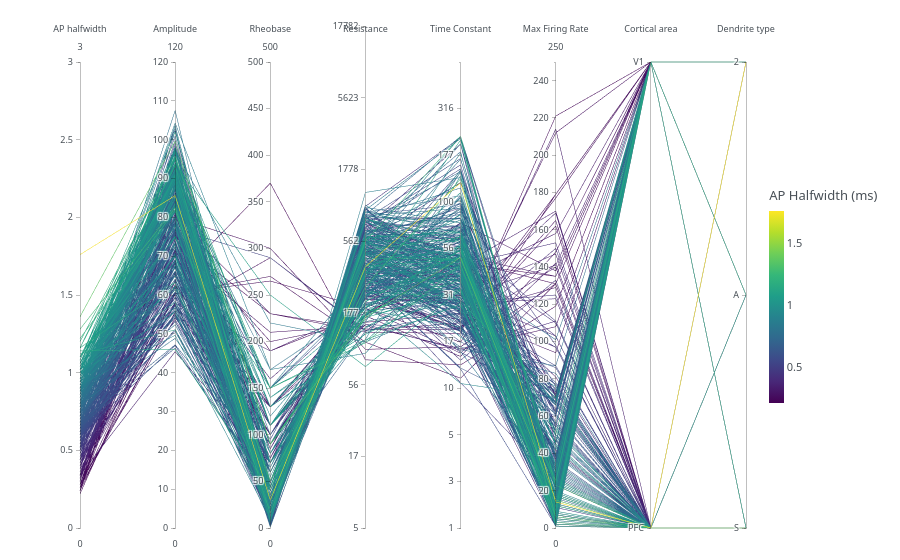

The cell this chart's notebook holds for it:
### Code cell
import pandas as pd
import plotly.graph_objects as go


def plot_parallel_coordinates(dataframe, config, output_file='parallel_coordinates.pdf'):
    """
    Generate a parallel-coordinates plot using dimensions
    pulled from ephysConfig.js via build_parallel_dimensions().
    """
    dimensions = build_parallel_dimensions(config, dataframe)

    color_by = config.get('defaults', {}).get('parallelColorBy', 'AP halfwidth')
    color_label = next(
        (f['label'] for f in config['features'] if f['key'] == color_by),
        color_by
    )

    fig = go.Figure(data=
        go.Parcoords(
            line=dict(
                colorscale='Viridis',
                color=dataframe[color_by],
                showscale=True,
                colorbar=dict(
                    title=color_label,
                    thickness=15,
                    len=0.5
                )
            ),
            dimensions=dimensions
        )
    )

    fig.update_layout(
        autosize=True,
        margin=dict(r=80, l=80, t=60, b=30),
        paper_bgcolor='rgba(0,0,0,0)',
        font=dict(
            family='system-ui, -apple-system, sans-serif',
            size=11,
            color='#495057'
        )
    )

    print("Generated parallel coordinates plot.")
    width = 2500
    height = width // 5 # Aspect ratio of 5:1 seems to work well for ~20 dimensions
    fig.write_image(output_file, format='pdf', width=width, height=height, scale=4, validate=True)

    fig.write_image(output_file.replace('.pdf', '.svg'), format='svg', width=width, height=height, scale=4) 
    print(f"Plot saved to {output_file}")

    return fig


# Load data and generate the plot
data = pd.read_csv('..\\data\\box2_ephys.csv')
fig = plot_parallel_coordinates(data, config)
fig.show()

### Figure 1 — Plotly figure (JSON) as saved in the notebook; plotly's stock layout.template omitted (floating-point values rounded to 4 significant figures; data arrays with more than 128 entries replaced by an {"elided": "..."} marker saying what was removed)
{"data": [{"dimensions": [{"label": "AP halfwidth", "range": [0, 3], "values": {"elided": "483 float values"}}, {"label": "Amplitude", "range": [0, 120], "values": {"elided": "483 float values"}}, {"label": "Rheobase", "range": [0, 500], "values": {"elided": "483 int values"}}, {"label": "Resistance", "range": [0.75, 4], "ticktext": ["5", "17", "56", "177", "562", "1778", "5623", "17782"], "tickvals": [0.75, 1.25, 1.75, 2.25, 2.75, 3.25, 3.75, 4.25], "values": {"elided": "483 float values"}}, {"label": "Time Constant", "range": [0, 2.5], "ticktext": ["1", "1", "3", "5", "10", "17", "31", "56", "100", "177", "316"], "tickvals": [0, 0.25, 0.5, 0.75, 1, 1.25, 1.5, 1.75, 2, 2.25, 2.5], "values": {"elided": "483 float values"}}, {"label": "Max Firing Rate", "range": [0, 250], "values": {"elided": "483 int values"}}, {"label": "Cortical area", "ticktext": ["PFC", "V1"], "tickvals": [0, 1], "values": {"elided": "483 int values"}}, {"label": "Dendrite type", "ticktext": ["S", "A", null], "tickvals": [0, 1, 2], "values": {"elided": "483 int values"}}], "line": {"color": {"elided": "483 float values"}, "colorbar": {"len": 0.5, "thickness": 15, "title": {"text": "AP Halfwidth (ms)"}}, "colorscale": [[0, "#440154"], [0.1111, "#482878"], [0.2222, "#3e4989"], [0.3333, "#31688e"], [0.4444, "#26828e"], [0.5556, "#1f9e89"], [0.6667, "#35b779"], [0.7778, "#6ece58"], [0.8889, "#b5de2b"], [1, "#fde725"]], "showscale": true}, "type": "parcoords"}], "layout": {"autosize": true, "font": {"color": "#495057", "family": "system-ui, -apple-system, sans-serif", "size": 11}, "margin": {"b": 30, "l": 80, "r": 80, "t": 60}, "paper_bgcolor": "rgba(0,0,0,0)"}}
